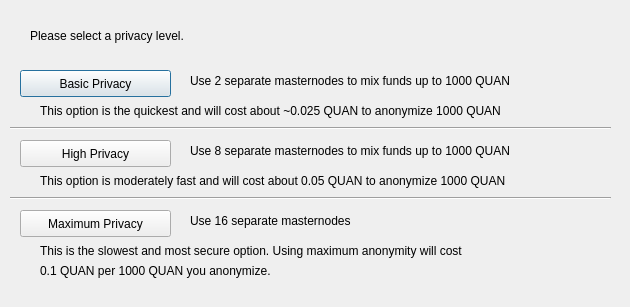
<?xml version="1.0" encoding="UTF-8"?>
<ui version="4.0">
 <class>DarksendConfig</class>
 <widget class="QDialog" name="DarksendConfig">
  <property name="geometry">
   <rect>
    <x>0</x>
    <y>0</y>
    <width>630</width>
    <height>307</height>
   </rect>
  </property>
  <property name="windowTitle">
   <string>Configure PrivateSend</string>
  </property>
  <widget class="QPushButton" name="buttonBasic">
   <property name="geometry">
    <rect>
     <x>20</x>
     <y>70</y>
     <width>151</width>
     <height>27</height>
    </rect>
   </property>
   <property name="text">
    <string>Basic Privacy</string>
   </property>
  </widget>
  <widget class="QPushButton" name="buttonHigh">
   <property name="geometry">
    <rect>
     <x>20</x>
     <y>140</y>
     <width>151</width>
     <height>27</height>
    </rect>
   </property>
   <property name="text">
    <string>High Privacy</string>
   </property>
  </widget>
  <widget class="QPushButton" name="buttonMax">
   <property name="geometry">
    <rect>
     <x>20</x>
     <y>210</y>
     <width>151</width>
     <height>27</height>
    </rect>
   </property>
   <property name="text">
    <string>Maximum Privacy</string>
   </property>
  </widget>
  <widget class="QLabel" name="label">
   <property name="geometry">
    <rect>
     <x>30</x>
     <y>20</y>
     <width>571</width>
     <height>31</height>
    </rect>
   </property>
   <property name="text">
    <string>Please select a privacy level.</string>
   </property>
  </widget>
  <widget class="QLabel" name="label_2">
   <property name="geometry">
    <rect>
     <x>190</x>
     <y>70</y>
     <width>421</width>
     <height>21</height>
    </rect>
   </property>
   <property name="text">
    <string>Use 2 separate masternodes to mix funds up to 1000 QUAN</string>
   </property>
  </widget>
  <widget class="QLabel" name="label_3">
   <property name="geometry">
    <rect>
     <x>190</x>
     <y>140</y>
     <width>411</width>
     <height>21</height>
    </rect>
   </property>
   <property name="text">
    <string>Use 8 separate masternodes to mix funds up to 1000 QUAN</string>
   </property>
  </widget>
  <widget class="QLabel" name="label_4">
   <property name="geometry">
    <rect>
     <x>190</x>
     <y>210</y>
     <width>421</width>
     <height>21</height>
    </rect>
   </property>
   <property name="text">
    <string>Use 16 separate masternodes</string>
   </property>
  </widget>
  <widget class="QLabel" name="label_6">
   <property name="geometry">
    <rect>
     <x>40</x>
     <y>100</y>
     <width>561</width>
     <height>21</height>
    </rect>
   </property>
   <property name="text">
    <string>This option is the quickest and will cost about ~0.025 QUAN to anonymize 1000 QUAN</string>
   </property>
  </widget>
  <widget class="QLabel" name="label_7">
   <property name="geometry">
    <rect>
     <x>40</x>
     <y>170</y>
     <width>561</width>
     <height>21</height>
    </rect>
   </property>
   <property name="text">
    <string>This option is moderately fast and will cost about 0.05 QUAN to anonymize 1000 QUAN</string>
   </property>
  </widget>
  <widget class="QLabel" name="label_8">
   <property name="geometry">
    <rect>
     <x>40</x>
     <y>240</y>
     <width>561</width>
     <height>21</height>
    </rect>
   </property>
   <property name="text">
    <string>This is the slowest and most secure option. Using maximum anonymity will cost</string>
   </property>
  </widget>
  <widget class="QLabel" name="label_9">
   <property name="geometry">
    <rect>
     <x>40</x>
     <y>260</y>
     <width>561</width>
     <height>21</height>
    </rect>
   </property>
   <property name="text">
    <string>0.1 QUAN per 1000 QUAN you anonymize.</string>
   </property>
  </widget>
  <widget class="Line" name="line">
   <property name="geometry">
    <rect>
     <x>10</x>
     <y>120</y>
     <width>601</width>
     <height>16</height>
    </rect>
   </property>
   <property name="orientation">
    <enum>Qt::Horizontal</enum>
   </property>
  </widget>
  <widget class="Line" name="line_2">
   <property name="geometry">
    <rect>
     <x>10</x>
     <y>190</y>
     <width>601</width>
     <height>16</height>
    </rect>
   </property>
   <property name="orientation">
    <enum>Qt::Horizontal</enum>
   </property>
  </widget>
 </widget>
 <resources/>
 <connections/>
</ui>
